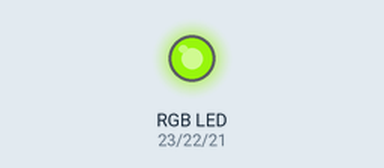
Recording of a program running on a simulated ESP32 board running MicroPython. On the bench: an RGB LED mixed from three pins (HIGH = lit). At 12.0 s the program stops and its outputs stay as they are.

Above: at 0.05 s.
At 0.3 s:
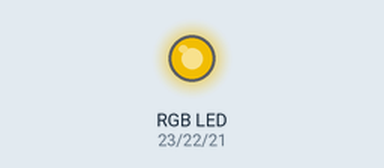
At 0.6 s:
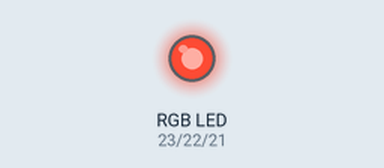
At 1.15 s:
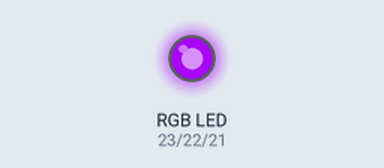
At 1.7 s:
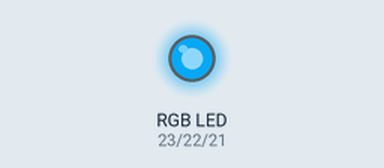
At 2.3 s:
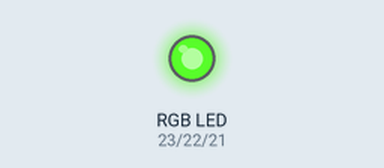
Timing chart, 0 to 5.5 s (numbered marks = the images above):
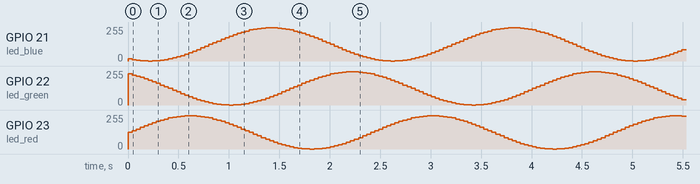

The program:

fade-rgb.py
```python
from machine import Pin, PWM
import time
import math

CYCLES=5
STEP_DELAY_MS=40

FREQ=1000
DUTY=500

def pulse(led_red, led_green, led_blue, t):
     for i in range(0, 60):
          led_red.duty(int(math.sin(i / 30 * math.pi) * DUTY + DUTY))
          led_green.duty(int(math.sin((i+20) / 30 * math.pi) * DUTY + DUTY))
          led_blue.duty(int(math.sin((i+40) / 30 * math.pi) * DUTY + DUTY))
          time.sleep_ms(t)


led_red = PWM(Pin(23), freq=FREQ, duty=0)
led_green = PWM(Pin(22), freq=FREQ, duty=0)
led_blue = PWM(Pin(21), freq=FREQ, duty=0)

for i in range(CYCLES):
     pulse(led_red, led_green, led_blue, STEP_DELAY_MS)

led_red.deinit()
led_green.deinit()
led_blue.deinit()
```
